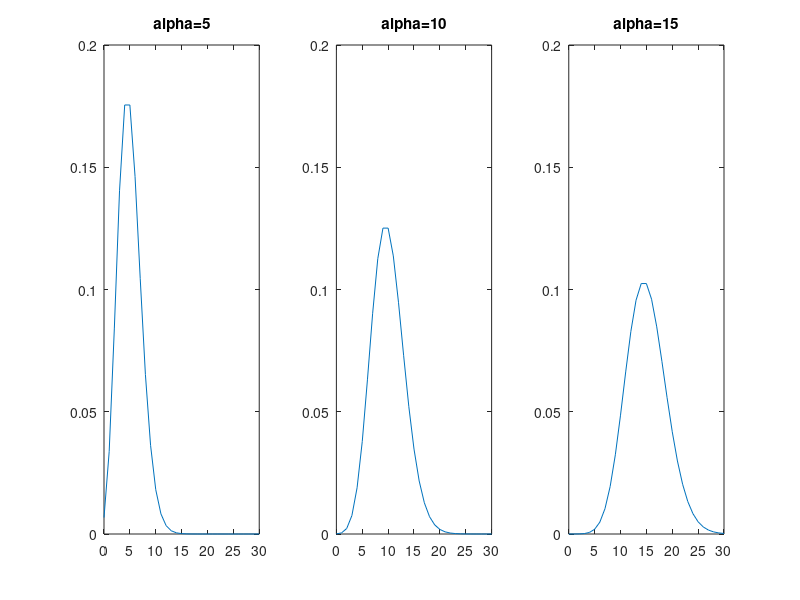

This chart was generated by the following MATLAB code:
x=0:30;
y=poisspdf(x,5);
subplot(131);plot(x,y);
axis([0 30 0 0.2]);
title('alpha=5');
y=poisspdf(x,10);
subplot(132); plot(x,y);
axis([0 30 0 0.2]);
title('alpha=10');
y=poisspdf(x,15);
subplot(133);
plot(x,y);
axis([0 30 0 0.2]);
title('alpha=15');